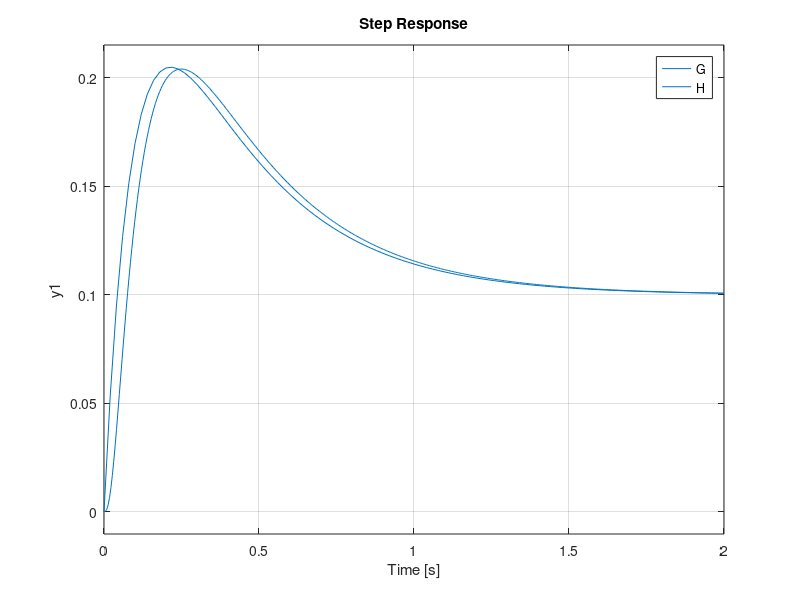

Here is the MATLAB script that generated this plot:
clf
s = tf('s');
G = 12600*(s+1)/((s+3)*(s+10)*(s+60)*(s+70));
%F = balred(G,2);
H = 12600/(60*70)*(s+1)/((s+3)*(s+10));
step(G)
hold on 
%step(F)
step(H)
legend('G','H');
